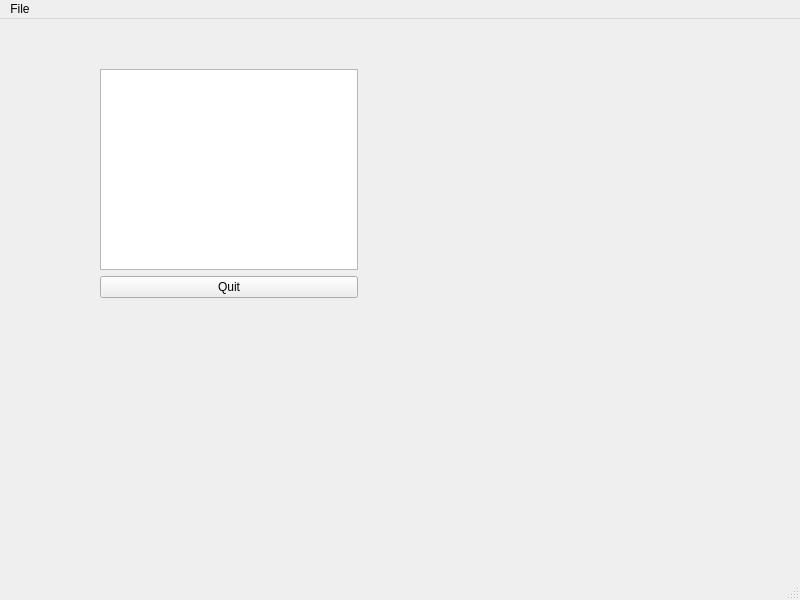
<?xml version="1.0" encoding="UTF-8"?>
<ui version="4.0">
 <class>Notepad</class>
 <widget class="QMainWindow" name="Notepad">
  <property name="geometry">
   <rect>
    <x>0</x>
    <y>0</y>
    <width>800</width>
    <height>600</height>
   </rect>
  </property>
  <property name="windowTitle">
   <string>Notepad</string>
  </property>
  <widget class="QWidget" name="centralwidget">
   <widget class="QWidget" name="">
    <property name="geometry">
     <rect>
      <x>100</x>
      <y>50</y>
      <width>258</width>
      <height>229</height>
     </rect>
    </property>
    <layout class="QVBoxLayout" name="verticalLayout">
     <item>
      <widget class="QTextEdit" name="textEdit"/>
     </item>
     <item>
      <widget class="QPushButton" name="quitButton">
       <property name="text">
        <string>Quit</string>
       </property>
      </widget>
     </item>
    </layout>
   </widget>
  </widget>
  <widget class="QMenuBar" name="menubar">
   <property name="geometry">
    <rect>
     <x>0</x>
     <y>0</y>
     <width>800</width>
     <height>26</height>
    </rect>
   </property>
   <widget class="QMenu" name="menuFile">
    <property name="title">
     <string>File</string>
    </property>
    <addaction name="actionOpen"/>
    <addaction name="actionSave"/>
   </widget>
   <addaction name="menuFile"/>
  </widget>
  <widget class="QStatusBar" name="statusbar"/>
  <action name="actionOpen">
   <property name="text">
    <string>Open</string>
   </property>
  </action>
  <action name="actionSave">
   <property name="text">
    <string>Save</string>
   </property>
  </action>
 </widget>
 <resources/>
 <connections/>
</ui>
